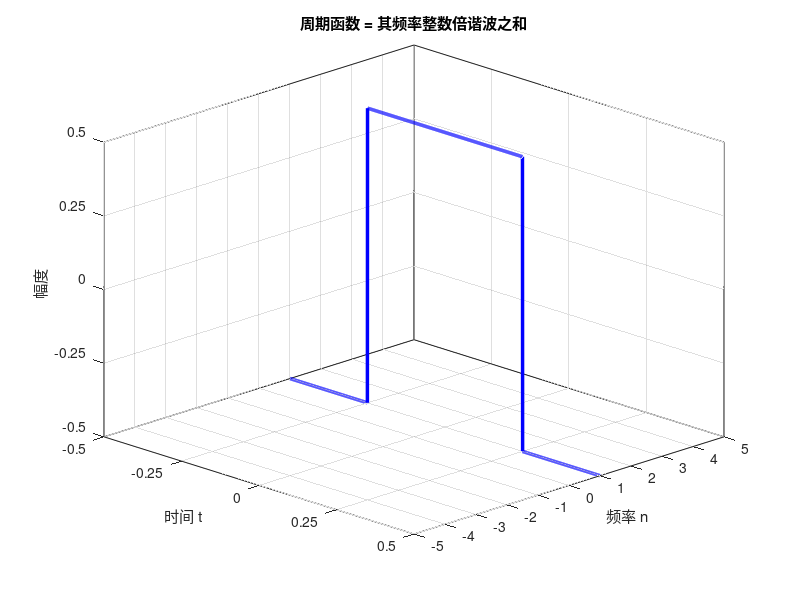

Recreate this plot in MATLAB. (Note: this script raises an error after producing the figure.)
cd('C:\Users\cheny\Desktop');
% 方波 + 余弦波分解 动画（保存为 GIF）
clear; clc; close all;

% ===== 时间轴 =====
t = linspace(-0.5, 0.5, 2000);

% ===== 方波：周期=1，关于t=0偶对称，幅度 -0.5~+0.5 =====
y_sq = square(2*pi*1*t + pi/2);
y_sq = y_sq / 2;

% ===== 频率取值：正负对称 =====
N = 5;
n_vals = -N:N;
n_vals(n_vals == 1) = [];   % 频率=1 留给方波

% 按 |n| 从小到大排序，动画更自然
[~, idx] = sort(abs(n_vals));
n_vals = n_vals(idx);

% ===== 预计算所有振幅 =====
Cn_vals = zeros(size(n_vals));
for k = 1:length(n_vals)
    n = n_vals(k);
    Cn_vals(k) = 0.5 * sin(n*pi/2) / (n*pi/2);
end

% ===== 绘图初始化 =====
figure('Position', [100 100 1200 700], 'Color', 'w', ...
       'MenuBar', 'figure');
hold on; grid on; box on;

axis([-0.5 0.5 -5 5 -0.5 0.5]);
set(gca, 'YTick', -5:1:5);
set(gca, 'ZTick', [-0.5 -0.25 0 0.25 0.5]);
set(gca, 'XTick', [-0.5 -0.25 0 0.25 0.5]);

xlabel('时间 t');
ylabel('频率 n');
zlabel('幅度');

view(45, 25);

% ===== GIF 保存初始化 =====
gif_filename = 'fourier_animation.gif';
gif_delay = 0.5;
frame_count = 0;

% ===== 标题 =====
main_title = '周期函数 = 其频率整数倍谐波之和';

% =========================================================
% 第一帧：只画方波（频率=1 平面）
% =========================================================
plot3(t, ones(size(t)), y_sq, 'b', 'LineWidth', 2.5);
title(main_title);
drawnow;

% 保存第一帧
frame_count = frame_count + 1;
frame = getframe(gcf);
im = frame2im(frame);
[A, map] = rgb2ind(im, 256);
imwrite(A, map, gif_filename, 'gif', ...
        'LoopCount', Inf, 'DelayTime', gif_delay);

pause(1);

% =========================================================
% 逐帧：依次画各频率的余弦波
% =========================================================
for k = 1:length(n_vals)
    n = n_vals(k);
    Cn = Cn_vals(k);
    
    % 频率为 n 的余弦波
    y_n = Cn * cos(2*pi*n*t);
    
    % 画余弦波
    plot3(t, n*ones(size(t)), y_n, 'Color', [0.85 0.33 0.10], ...
          'LineWidth', 1.5);
    
    % t=0 处红色振幅点
    plot3(0, n, Cn, 'ro', 'MarkerSize', 8, 'MarkerFaceColor', 'r');
    
    % 红色竖线：从 z=0 连到红点
    plot3([0 0], [n n], [0 Cn], 'r-', 'LineWidth', 1);
    
    % 底面紫色投影点：z=0
    plot3(0, n, 0, 'mo', 'MarkerSize', 8, 'MarkerFaceColor', [0.8 0.2 0.8]);
    
    title(main_title);
    drawnow;
    
    % 保存当前帧
    frame_count = frame_count + 1;
    frame = getframe(gcf);
    im = frame2im(frame);
    [A, map] = rgb2ind(im, 256);
    imwrite(A, map, gif_filename, 'gif', ...
            'WriteMode', 'append', 'DelayTime', gif_delay);
    
    pause(0.6);
end

% =========================================================
% 最后一帧：红点连成 sinc 包络线
% =========================================================
[sorted_n, idx2] = sort(n_vals);
plot3(zeros(size(sorted_n)), sorted_n, Cn_vals(idx2), ...
      'r-', 'LineWidth', 2);

title(main_title);
drawnow;

% 保存最后一帧
frame_count = frame_count + 1;
frame = getframe(gcf);
im = frame2im(frame);
[A, map] = rgb2ind(im, 256);
imwrite(A, map, gif_filename, 'gif', ...
        'WriteMode', 'append', 'DelayTime', gif_delay);

hold off;
